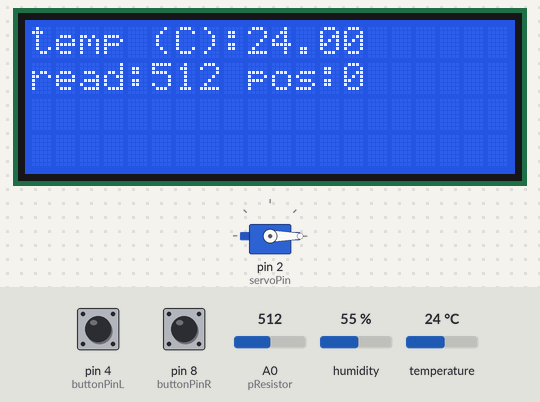
Simulated run of this sketch. Board: Arduino Uno, built with avr-gcc and run on an emulated ATmega328P. On the bench: servo, 20×4 character LCD. The test bench sets the inputs (shaded band); at power-on: pin 8 (buttonPinR) LOW, temperature 24 °C, A0 (pResistor) = 512, pin 4 (buttonPinL) LOW, humidity 55 %.

Above: at 2.3 s.
2.4 s: pin 8 (buttonPinR) pulled HIGH for 3.2 s
At 5.7 s:
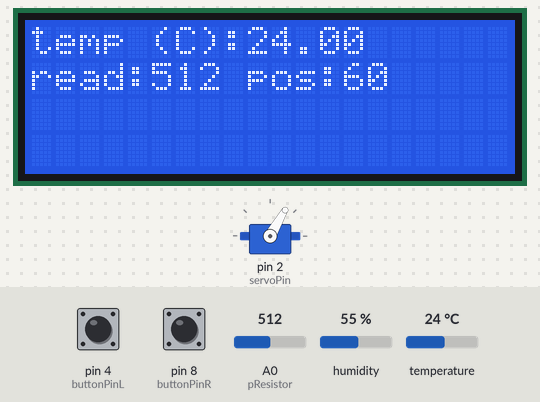
7.1 s: pin 8 (buttonPinR) pulled HIGH for 3.2 s
At 10.5 s:
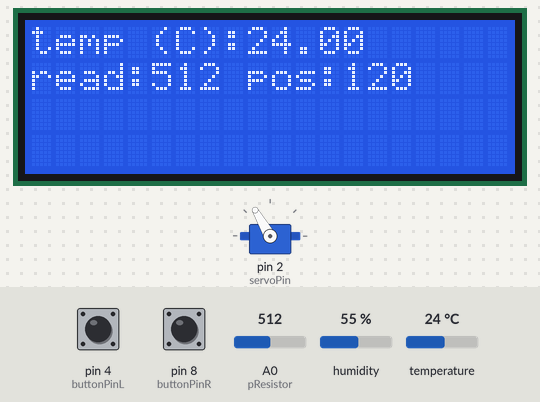
11.8 s: pin 8 (buttonPinR) pulled HIGH for 1.25 s
At 13.2 s:
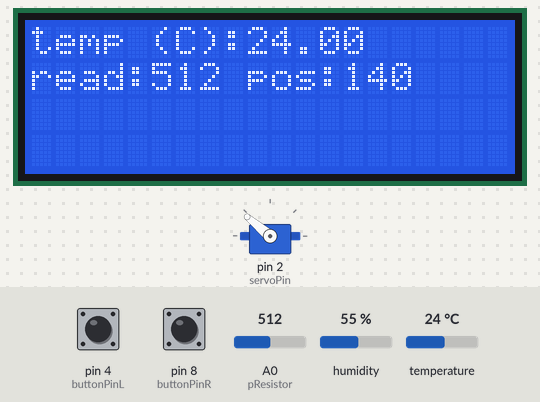
14.5 s: pin 8 (buttonPinR) pulled HIGH for 1.25 s
At 16.0 s:
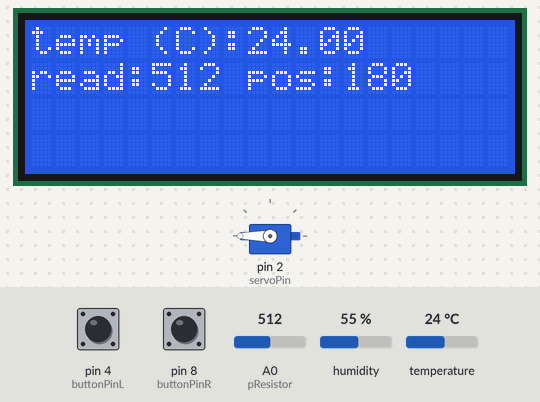
17.2 s: temperature set to 12 °C
At 18.9 s:
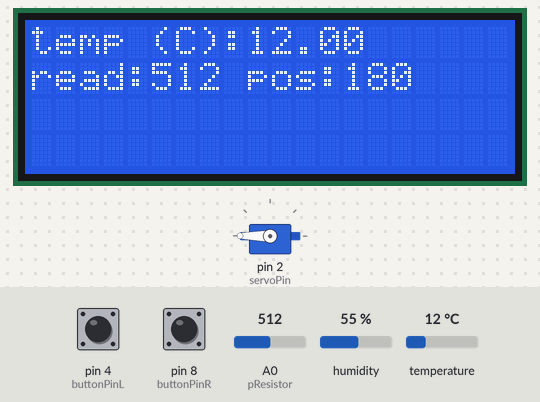
19.2 s: A0 (pResistor) set to 716
At 20.8 s:
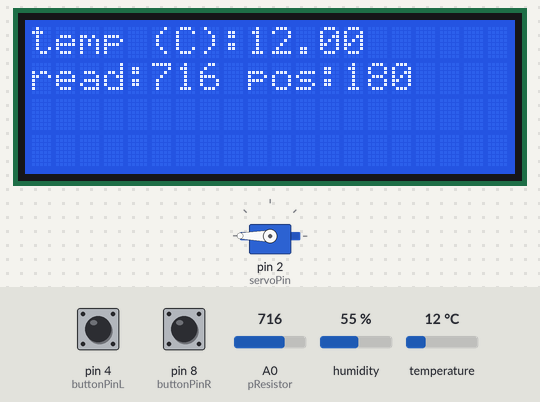
Timing chart, 0 to 22.3 s (numbered marks = the images above; inputs shaded):
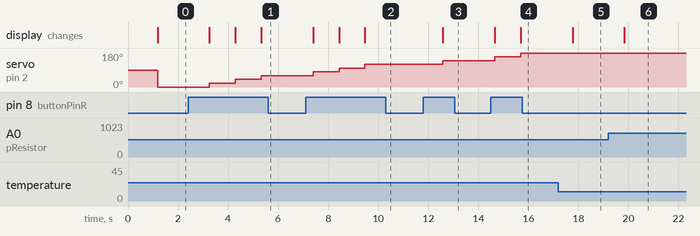

The sketch:

PinchValve_Servo.ino
```cpp
//include servo library
#include <Servo.h>
int servoPin = 2;

// Create a servo object
Servo Servo1;
int servoPos = 0;
int changePos = 20;
int currentPos = 0;


//declare button pins
const int buttonPinL = 4;
const int buttonPinR = 8;
int buttonStateL = 0;
int buttonStateR = 0;


#include <dht.h>
#define dht_apin A2 // Analog Pin sensor is connected to
dht DHT;


#include <Wire.h>
#include <LiquidCrystal_I2C.h>
LiquidCrystal_I2C lcd(0x27,20,4);


//Variables
int paValue = 0;          // Store value from photoresistor (0-1023)
const int pResistor = A0; // Photoresistor at Arduino analog pin A0


void setup() {
  // put your setup code here, to run once:
  pinMode(pResistor, INPUT);// Set pResistor - A0 pin as an input (optional)
  Servo1.attach(servoPin);
  lcd.init();
  lcd.init();
  lcd.backlight();
  lcd.setCursor(0,0);
  lcd.print("temp (C):");
  lcd.setCursor(0,1);
  lcd.print("read:");
  lcd.setCursor(9,1);
  lcd.print("pos:");
 Serial.begin(9600);
 delay(1000);//Wait before accessing Sensor
}

void loop() {
  // put your main code here, to run repeatedly:
  //photoresistor
  paValue = analogRead(pResistor);

  //temperature
  DHT.read11(dht_apin);

  //servo & button
  buttonStateL = digitalRead(buttonPinL);
  buttonStateR = digitalRead(buttonPinR);

  if (buttonStateR == HIGH) {
    // turn servo to left:
    Servo1.write(servoPos+changePos);
    servoPos += changePos;
  } else {
    Servo1.write(servoPos);
  }

  if (buttonStateL == HIGH) {
    // turn servo to left:
    Servo1.write(servoPos-changePos);
    servoPos -= changePos;
  } else {
    Servo1.write(servoPos);
  }

  //lcd
  lcd.setCursor(9,0);
  lcd.print(DHT.temperature);
  lcd.setCursor(5,1);
  lcd.print(paValue);
  lcd.setCursor(13,1);
  lcd.print(servoPos);
  delay(1000);
}
```

Measured:
- after the input at 2.4 s, servo on pin 2 (servoPin): 0° → 20° after 0.85 s, → 40° 1.0 s later, → 60° 1.0 s later; the display: first changes after 0.85 s (image 1 shows a later state)
- after the input at 7.1 s, servo on pin 2 (servoPin): 60° → 80° after 0.30 s, → 100° 1.0 s later, → 120° 1.0 s later; the display: first changes after 0.30 s (image 2 shows a later state)
- after the input at 11.8 s, servo on pin 2 (servoPin): 120° → 140° after 0.78 s; the display: changes after 0.78 s (image 3)
- after the input at 14.5 s, servo on pin 2 (servoPin): 140° → 160° after 0.15 s, → 180° 1.0 s later; the display: first changes after 0.15 s (image 4 shows a later state)
- after the input at 17.2 s, the display: changes after 0.56 s (image 5)
- after the input at 19.2 s, the display: changes after 0.64 s (image 6)
